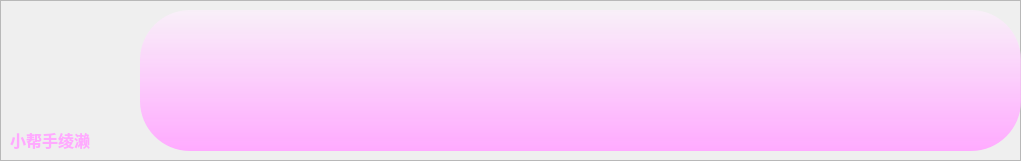
     <widget class="QFrame" name="frame_Dialog">
      <property name="geometry">
       <rect>
        <x>0</x>
        <y>220</y>
        <width>1021</width>
        <height>161</height>
       </rect>
      </property>
      <property name="styleSheet">
       <string notr="true">font: 11pt &quot;华文隶书&quot;;</string>
      </property>
      <property name="frameShape">
       <enum>QFrame::StyledPanel</enum>
      </property>
      <property name="frameShadow">
       <enum>QFrame::Raised</enum>
      </property>
      <widget class="QLabel" name="label_19">
       <property name="geometry">
        <rect>
         <x>20</x>
         <y>10</y>
         <width>111</width>
         <height>101</height>
        </rect>
       </property>
       <property name="styleSheet">
        <string notr="true">image: url(:/images/image/D6.jpg);</string>
       </property>
       <property name="text">
        <string/>
       </property>
      </widget>
      <widget class="QTextBrowser" name="textBrowser">
       <property name="geometry">
        <rect>
         <x>180</x>
         <y>20</y>
         <width>801</width>
         <height>121</height>
        </rect>
       </property>
       <property name="font">
        <font>
         <family>华文隶书</family>
         <pointsize>11</pointsize>
         <weight>50</weight>
         <italic>false</italic>
         <bold>false</bold>
        </font>
       </property>
       <property name="focusPolicy">
        <enum>Qt::WheelFocus</enum>
       </property>
       <property name="contextMenuPolicy">
        <enum>Qt::DefaultContextMenu</enum>
       </property>
       <property name="styleSheet">
        <string notr="true">QTextBrowser{
	background-color: rgba(255, 255, 255, 0);
	border-radius:3px;
	color:rgb(0,0,0)
}</string>
       </property>
       <property name="frameShadow">
        <enum>QFrame::Sunken</enum>
       </property>
       <property name="html">
        <string>&lt;!DOCTYPE HTML PUBLIC &quot;-//W3C//DTD HTML 4.0//EN&quot; &quot;http://www.w3.org/TR/REC-html40/strict.dtd&quot;&gt;
&lt;html&gt;&lt;head&gt;&lt;meta name=&quot;qrichtext&quot; content=&quot;1&quot; /&gt;&lt;style type=&quot;text/css&quot;&gt;
p, li { white-space: pre-wrap; }
&lt;/style&gt;&lt;/head&gt;&lt;body style=&quot; font-family:'华文隶书'; font-size:11pt; font-weight:400; font-style:normal;&quot;&gt;
&lt;p align=&quot;justify&quot; style=&quot;-qt-paragraph-type:empty; margin-top:0px; margin-bottom:0px; margin-left:0px; margin-right:0px; -qt-block-indent:0; text-indent:0px;&quot;&gt;&lt;br /&gt;&lt;/p&gt;&lt;/body&gt;&lt;/html&gt;</string>
       </property>
      </widget>
      <widget class="QLabel" name="label_20">
       <property name="geometry">
        <rect>
         <x>10</x>
         <y>120</y>
         <width>131</width>
         <height>41</height>
        </rect>
       </property>
       <property name="text">
        <string>&lt;html&gt;&lt;head/&gt;&lt;body&gt;&lt;p&gt;&lt;span style=&quot; font-size:12pt; font-weight:600; color:#ffaaff;&quot;&gt;小帮手绫濑&lt;/span&gt;&lt;/p&gt;&lt;/body&gt;&lt;/html&gt;</string>
       </property>
      </widget>
      <widget class="QLabel" name="label_31">
       <property name="geometry">
        <rect>
         <x>140</x>
         <y>10</y>
         <width>881</width>
         <height>141</height>
        </rect>
       </property>
       <property name="styleSheet">
        <string notr="true">background-color: qlineargradient(spread:pad, x1:0, y1:1, x2:0, y2:0, stop:0 rgba(255, 170, 255, 255), stop:1 rgba(255, 240, 255, 150));
border-radius: 50px;
</string>
       </property>
       <property name="text">
        <string/>
       </property>
      </widget>
      <zorder>label_19</zorder>
      <zorder>label_20</zorder>
      <zorder>label_31</zorder>
      <zorder>textBrowser</zorder>
     </widget>
